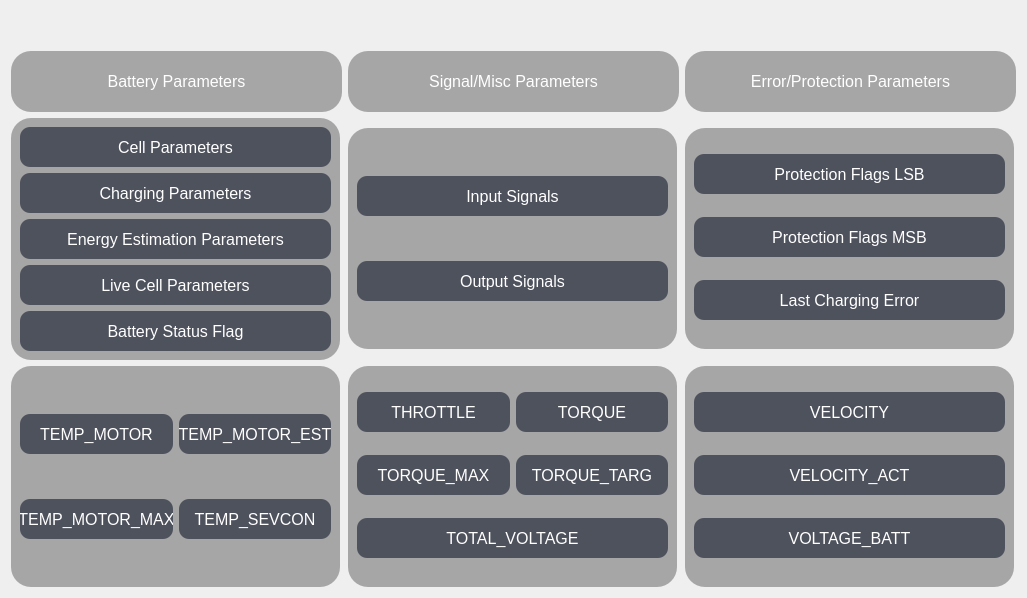
     <widget class="QWidget" name="battery_page">
      <layout class="QGridLayout" name="gridLayout_31">
       <item row="1" column="1">
        <widget class="QPushButton" name="battery_signal">
         <property name="minimumSize">
          <size>
           <width>331</width>
           <height>61</height>
          </size>
         </property>
         <property name="styleSheet">
          <string notr="true">background-color:rgb(166, 166, 166);
color:white;
border-radius:20px;
font-size: 12pt;</string>
         </property>
         <property name="text">
          <string>Signal/Misc Parameters</string>
         </property>
        </widget>
       </item>
       <item row="2" column="0">
        <widget class="QFrame" name="battery_frame">
         <property name="minimumSize">
          <size>
           <width>329</width>
           <height>221</height>
          </size>
         </property>
         <property name="maximumSize">
          <size>
           <width>329</width>
           <height>300</height>
          </size>
         </property>
         <property name="styleSheet">
          <string notr="true">background-color:rgb(166, 166, 166);
color:white;
border-radius:20px;
font-size: 12pt;</string>
         </property>
         <property name="frameShape">
          <enum>QFrame::NoFrame</enum>
         </property>
         <property name="frameShadow">
          <enum>QFrame::Raised</enum>
         </property>
         <layout class="QGridLayout" name="gridLayout_3">
          <item row="3" column="1" colspan="2">
           <widget class="QPushButton" name="battery_live">
            <property name="minimumSize">
             <size>
              <width>0</width>
              <height>40</height>
             </size>
            </property>
            <property name="cursor">
             <cursorShape>PointingHandCursor</cursorShape>
            </property>
            <property name="styleSheet">
             <string notr="true">background-color:rgb(78, 82, 93);
color:white;
border-radius:10px;</string>
            </property>
            <property name="text">
             <string>Live Cell Parameters</string>
            </property>
           </widget>
          </item>
          <item row="2" column="1" colspan="2">
           <widget class="QPushButton" name="battery_energy">
            <property name="minimumSize">
             <size>
              <width>0</width>
              <height>40</height>
             </size>
            </property>
            <property name="cursor">
             <cursorShape>PointingHandCursor</cursorShape>
            </property>
            <property name="styleSheet">
             <string notr="true">background-color:rgb(78, 82, 93);
color:white;
border-radius:10px;</string>
            </property>
            <property name="text">
             <string>Energy Estimation Parameters</string>
            </property>
           </widget>
          </item>
          <item row="1" column="1" colspan="2">
           <widget class="QPushButton" name="battery_charge">
            <property name="minimumSize">
             <size>
              <width>0</width>
              <height>40</height>
             </size>
            </property>
            <property name="cursor">
             <cursorShape>PointingHandCursor</cursorShape>
            </property>
            <property name="styleSheet">
             <string notr="true">background-color:rgb(78, 82, 93);
color:white;
border-radius:10px;
marging-bottom:10px;</string>
            </property>
            <property name="text">
             <string>Charging Parameters</string>
            </property>
           </widget>
          </item>
          <item row="4" column="1" colspan="2">
           <widget class="QPushButton" name="battery_status">
            <property name="minimumSize">
             <size>
              <width>0</width>
              <height>40</height>
             </size>
            </property>
            <property name="cursor">
             <cursorShape>PointingHandCursor</cursorShape>
            </property>
            <property name="styleSheet">
             <string notr="true">background-color:rgb(78, 82, 93);
color:white;
border-radius:10px;</string>
            </property>
            <property name="text">
             <string>Battery Status Flag</string>
            </property>
           </widget>
          </item>
          <item row="0" column="1" colspan="2">
           <widget class="QPushButton" name="battery_cell">
            <property name="minimumSize">
             <size>
              <width>0</width>
              <height>40</height>
             </size>
            </property>
            <property name="sizeIncrement">
             <size>
              <width>0</width>
              <height>100</height>
             </size>
            </property>
            <property name="cursor">
             <cursorShape>PointingHandCursor</cursorShape>
            </property>
            <property name="styleSheet">
             <string notr="true">background-color:rgb(78, 82, 93);
color:white;
border-radius:10px;</string>
            </property>
            <property name="text">
             <string>Cell Parameters</string>
            </property>
           </widget>
          </item>
         </layout>
        </widget>
       </item>
       <item row="1" column="0">
        <widget class="QPushButton" name="battery_battery">
         <property name="minimumSize">
          <size>
           <width>331</width>
           <height>61</height>
          </size>
         </property>
         <property name="styleSheet">
          <string notr="true">background-color:rgb(166, 166, 166);
color:white;
border-radius:20px;
font-size: 12pt;</string>
         </property>
         <property name="text">
          <string>Battery Parameters</string>
         </property>
        </widget>
       </item>
       <item row="0" column="0">
        <spacer name="battery_left_spacer">
         <property name="orientation">
          <enum>Qt::Vertical</enum>
         </property>
         <property name="sizeHint" stdset="0">
          <size>
           <width>20</width>
           <height>40</height>
          </size>
         </property>
        </spacer>
       </item>
       <item row="2" column="1">
        <widget class="QFrame" name="battery_signal_frame">
         <property name="minimumSize">
          <size>
           <width>329</width>
           <height>221</height>
          </size>
         </property>
         <property name="maximumSize">
          <size>
           <width>329</width>
           <height>221</height>
          </size>
         </property>
         <property name="styleSheet">
          <string notr="true">background-color:rgb(166, 166, 166);
color:white;
border-radius:20px;
font-size: 12pt;</string>
         </property>
         <property name="frameShape">
          <enum>QFrame::NoFrame</enum>
         </property>
         <property name="frameShadow">
          <enum>QFrame::Raised</enum>
         </property>
         <layout class="QGridLayout" name="gridLayout_8">
          <item row="1" column="0">
           <widget class="QPushButton" name="battery_output">
            <property name="minimumSize">
             <size>
              <width>0</width>
              <height>40</height>
             </size>
            </property>
            <property name="cursor">
             <cursorShape>PointingHandCursor</cursorShape>
            </property>
            <property name="styleSheet">
             <string notr="true">background-color:rgb(78, 82, 93);
color:white;
border-radius:10px;</string>
            </property>
            <property name="text">
             <string>Output Signals</string>
            </property>
           </widget>
          </item>
          <item row="0" column="0">
           <widget class="QPushButton" name="battery_input">
            <property name="minimumSize">
             <size>
              <width>0</width>
              <height>40</height>
             </size>
            </property>
            <property name="sizeIncrement">
             <size>
              <width>0</width>
              <height>100</height>
             </size>
            </property>
            <property name="cursor">
             <cursorShape>PointingHandCursor</cursorShape>
            </property>
            <property name="styleSheet">
             <string notr="true">background-color:rgb(78, 82, 93);
color:white;
border-radius:10px;</string>
            </property>
            <property name="text">
             <string>Input Signals</string>
            </property>
           </widget>
          </item>
         </layout>
        </widget>
       </item>
       <item row="2" column="2">
        <widget class="QFrame" name="battery_protect_error_frame">
         <property name="minimumSize">
          <size>
           <width>329</width>
           <height>221</height>
          </size>
         </property>
         <property name="maximumSize">
          <size>
           <width>329</width>
           <height>221</height>
          </size>
         </property>
         <property name="styleSheet">
          <string notr="true">background-color:rgb(166, 166, 166);
color:white;
border-radius:20px;
font-size: 12pt;</string>
         </property>
         <property name="frameShape">
          <enum>QFrame::NoFrame</enum>
         </property>
         <property name="frameShadow">
          <enum>QFrame::Raised</enum>
         </property>
         <layout class="QGridLayout" name="gridLayout_7">
          <item row="0" column="0">
           <widget class="QPushButton" name="battery_flags">
            <property name="minimumSize">
             <size>
              <width>0</width>
              <height>40</height>
             </size>
            </property>
            <property name="sizeIncrement">
             <size>
              <width>0</width>
              <height>100</height>
             </size>
            </property>
            <property name="cursor">
             <cursorShape>PointingHandCursor</cursorShape>
            </property>
            <property name="styleSheet">
             <string notr="true">background-color:rgb(78, 82, 93);
color:white;
border-radius:10px;</string>
            </property>
            <property name="text">
             <string>Protection Flags LSB</string>
            </property>
           </widget>
          </item>
          <item row="2" column="0">
           <widget class="QPushButton" name="battery_charging">
            <property name="minimumSize">
             <size>
              <width>0</width>
              <height>40</height>
             </size>
            </property>
            <property name="cursor">
             <cursorShape>PointingHandCursor</cursorShape>
            </property>
            <property name="styleSheet">
             <string notr="true">background-color:rgb(78, 82, 93);
color:white;
border-radius:10px;</string>
            </property>
            <property name="text">
             <string>Last Charging Error</string>
            </property>
           </widget>
          </item>
          <item row="1" column="0">
           <widget class="QPushButton" name="battery_flags_2">
            <property name="minimumSize">
             <size>
              <width>0</width>
              <height>40</height>
             </size>
            </property>
            <property name="sizeIncrement">
             <size>
              <width>0</width>
              <height>100</height>
             </size>
            </property>
            <property name="cursor">
             <cursorShape>PointingHandCursor</cursorShape>
            </property>
            <property name="styleSheet">
             <string notr="true">background-color:rgb(78, 82, 93);
color:white;
border-radius:10px;</string>
            </property>
            <property name="text">
             <string>Protection Flags MSB</string>
            </property>
           </widget>
          </item>
         </layout>
        </widget>
       </item>
       <item row="1" column="2">
        <widget class="QPushButton" name="battery_error_protect">
         <property name="minimumSize">
          <size>
           <width>331</width>
           <height>61</height>
          </size>
         </property>
         <property name="styleSheet">
          <string notr="true">background-color:rgb(166, 166, 166);
color:white;
border-radius:20px;
font-size: 12pt;</string>
         </property>
         <property name="text">
          <string>Error/Protection Parameters</string>
         </property>
        </widget>
       </item>
       <item row="3" column="0">
        <widget class="QFrame" name="battery_signal_frame_2">
         <property name="minimumSize">
          <size>
           <width>329</width>
           <height>221</height>
          </size>
         </property>
         <property name="maximumSize">
          <size>
           <width>329</width>
           <height>221</height>
          </size>
         </property>
         <property name="styleSheet">
          <string notr="true">background-color:rgb(166, 166, 166);
color:white;
border-radius:20px;
font-size: 12pt;</string>
         </property>
         <property name="frameShape">
          <enum>QFrame::NoFrame</enum>
         </property>
         <property name="frameShadow">
          <enum>QFrame::Raised</enum>
         </property>
         <layout class="QGridLayout" name="gridLayout_11">
          <item row="0" column="0">
           <widget class="QPushButton" name="battery_input_2">
            <property name="minimumSize">
             <size>
              <width>0</width>
              <height>40</height>
             </size>
            </property>
            <property name="sizeIncrement">
             <size>
              <width>0</width>
              <height>100</height>
             </size>
            </property>
            <property name="cursor">
             <cursorShape>PointingHandCursor</cursorShape>
            </property>
            <property name="styleSheet">
             <string notr="true">background-color:rgb(78, 82, 93);
color:white;
border-radius:10px;</string>
            </property>
            <property name="text">
             <string>TEMP_MOTOR</string>
            </property>
           </widget>
          </item>
          <item row="0" column="1">
           <widget class="QPushButton" name="battery_input_5">
            <property name="minimumSize">
             <size>
              <width>0</width>
              <height>40</height>
             </size>
            </property>
            <property name="sizeIncrement">
             <size>
              <width>0</width>
              <height>100</height>
             </size>
            </property>
            <property name="cursor">
             <cursorShape>PointingHandCursor</cursorShape>
            </property>
            <property name="styleSheet">
             <string notr="true">background-color:rgb(78, 82, 93);
color:white;
border-radius:10px;</string>
            </property>
            <property name="text">
             <string>TEMP_MOTOR_EST</string>
            </property>
           </widget>
          </item>
          <item row="1" column="0">
           <widget class="QPushButton" name="battery_input_3">
            <property name="minimumSize">
             <size>
              <width>0</width>
              <height>40</height>
             </size>
            </property>
            <property name="sizeIncrement">
             <size>
              <width>0</width>
              <height>100</height>
             </size>
            </property>
            <property name="cursor">
             <cursorShape>PointingHandCursor</cursorShape>
            </property>
            <property name="styleSheet">
             <string notr="true">background-color:rgb(78, 82, 93);
color:white;
border-radius:10px;</string>
            </property>
            <property name="text">
             <string>TEMP_MOTOR_MAX</string>
            </property>
           </widget>
          </item>
          <item row="1" column="1">
           <widget class="QPushButton" name="battery_input_4">
            <property name="minimumSize">
             <size>
              <width>0</width>
              <height>40</height>
             </size>
            </property>
            <property name="sizeIncrement">
             <size>
              <width>0</width>
              <height>100</height>
             </size>
            </property>
            <property name="cursor">
             <cursorShape>PointingHandCursor</cursorShape>
            </property>
            <property name="styleSheet">
             <string notr="true">background-color:rgb(78, 82, 93);
color:white;
border-radius:10px;</string>
            </property>
            <property name="text">
             <string>TEMP_SEVCON</string>
            </property>
           </widget>
          </item>
         </layout>
        </widget>
       </item>
       <item row="3" column="1">
        <widget class="QFrame" name="battery_signal_frame_3">
         <property name="minimumSize">
          <size>
           <width>329</width>
           <height>221</height>
          </size>
         </property>
         <property name="maximumSize">
          <size>
           <width>329</width>
           <height>221</height>
          </size>
         </property>
         <property name="styleSheet">
          <string notr="true">background-color:rgb(166, 166, 166);
color:white;
border-radius:20px;
font-size: 12pt;</string>
         </property>
         <property name="frameShape">
          <enum>QFrame::NoFrame</enum>
         </property>
         <property name="frameShadow">
          <enum>QFrame::Raised</enum>
         </property>
         <layout class="QGridLayout" name="gridLayout_15">
          <item row="0" column="1">
           <widget class="QPushButton" name="battery_input_6">
            <property name="minimumSize">
             <size>
              <width>0</width>
              <height>40</height>
             </size>
            </property>
            <property name="sizeIncrement">
             <size>
              <width>0</width>
              <height>100</height>
             </size>
            </property>
            <property name="cursor">
             <cursorShape>PointingHandCursor</cursorShape>
            </property>
            <property name="styleSheet">
             <string notr="true">background-color:rgb(78, 82, 93);
color:white;
border-radius:10px;</string>
            </property>
            <property name="text">
             <string>TORQUE</string>
            </property>
           </widget>
          </item>
          <item row="2" column="0">
           <widget class="QPushButton" name="battery_input_9">
            <property name="minimumSize">
             <size>
              <width>0</width>
              <height>40</height>
             </size>
            </property>
            <property name="sizeIncrement">
             <size>
              <width>0</width>
              <height>100</height>
             </size>
            </property>
            <property name="cursor">
             <cursorShape>PointingHandCursor</cursorShape>
            </property>
            <property name="styleSheet">
             <string notr="true">background-color:rgb(78, 82, 93);
color:white;
border-radius:10px;</string>
            </property>
            <property name="text">
             <string>TORQUE_MAX</string>
            </property>
           </widget>
          </item>
          <item row="2" column="1">
           <widget class="QPushButton" name="battery_input_8">
            <property name="minimumSize">
             <size>
              <width>0</width>
              <height>40</height>
             </size>
            </property>
            <property name="sizeIncrement">
             <size>
              <width>0</width>
              <height>100</height>
             </size>
            </property>
            <property name="cursor">
             <cursorShape>PointingHandCursor</cursorShape>
            </property>
            <property name="styleSheet">
             <string notr="true">background-color:rgb(78, 82, 93);
color:white;
border-radius:10px;</string>
            </property>
            <property name="text">
             <string>TORQUE_TARG</string>
            </property>
           </widget>
          </item>
          <item row="3" column="0" colspan="2">
           <widget class="QPushButton" name="battery_input_13">
            <property name="minimumSize">
             <size>
              <width>0</width>
              <height>40</height>
             </size>
            </property>
            <property name="sizeIncrement">
             <size>
              <width>0</width>
              <height>100</height>
             </size>
            </property>
            <property name="cursor">
             <cursorShape>PointingHandCursor</cursorShape>
            </property>
            <property name="styleSheet">
             <string notr="true">background-color:rgb(78, 82, 93);
color:white;
border-radius:10px;</string>
            </property>
            <property name="text">
             <string>TOTAL_VOLTAGE</string>
            </property>
           </widget>
          </item>
          <item row="0" column="0">
           <widget class="QPushButton" name="battery_input_7">
            <property name="minimumSize">
             <size>
              <width>0</width>
              <height>40</height>
             </size>
            </property>
            <property name="sizeIncrement">
             <size>
              <width>0</width>
              <height>100</height>
             </size>
            </property>
            <property name="cursor">
             <cursorShape>PointingHandCursor</cursorShape>
            </property>
            <property name="styleSheet">
             <string notr="true">background-color:rgb(78, 82, 93);
color:white;
border-radius:10px;</string>
            </property>
            <property name="text">
             <string>THROTTLE</string>
            </property>
           </widget>
          </item>
         </layout>
        </widget>
       </item>
       <item row="3" column="2">
        <widget class="QFrame" name="battery_signal_frame_4">
         <property name="minimumSize">
          <size>
           <width>329</width>
           <height>221</height>
          </size>
         </property>
         <property name="maximumSize">
          <size>
           <width>329</width>
           <height>221</height>
          </size>
         </property>
         <property name="styleSheet">
          <string notr="true">background-color:rgb(166, 166, 166);
color:white;
border-radius:20px;
font-size: 12pt;</string>
         </property>
         <property name="frameShape">
          <enum>QFrame::NoFrame</enum>
         </property>
         <property name="frameShadow">
          <enum>QFrame::Raised</enum>
         </property>
         <layout class="QGridLayout" name="gridLayout_16">
          <item row="2" column="0">
           <widget class="QPushButton" name="battery_input_14">
            <property name="minimumSize">
             <size>
              <width>0</width>
              <height>40</height>
             </size>
            </property>
            <property name="sizeIncrement">
             <size>
              <width>0</width>
              <height>100</height>
             </size>
            </property>
            <property name="cursor">
             <cursorShape>PointingHandCursor</cursorShape>
            </property>
            <property name="styleSheet">
             <string notr="true">background-color:rgb(78, 82, 93);
color:white;
border-radius:10px;</string>
            </property>
            <property name="text">
             <string>VOLTAGE_BATT</string>
            </property>
           </widget>
          </item>
          <item row="0" column="0">
           <widget class="QPushButton" name="battery_input_10">
            <property name="minimumSize">
             <size>
              <width>0</width>
              <height>40</height>
             </size>
            </property>
            <property name="sizeIncrement">
             <size>
              <width>0</width>
              <height>100</height>
             </size>
            </property>
            <property name="cursor">
             <cursorShape>PointingHandCursor</cursorShape>
            </property>
            <property name="styleSheet">
             <string notr="true">background-color:rgb(78, 82, 93);
color:white;
border-radius:10px;</string>
            </property>
            <property name="text">
             <string>VELOCITY</string>
            </property>
           </widget>
          </item>
          <item row="1" column="0">
           <widget class="QPushButton" name="battery_input_11">
            <property name="minimumSize">
             <size>
              <width>0</width>
              <height>40</height>
             </size>
            </property>
            <property name="sizeIncrement">
             <size>
              <width>0</width>
              <height>100</height>
             </size>
            </property>
            <property name="cursor">
             <cursorShape>PointingHandCursor</cursorShape>
            </property>
            <property name="styleSheet">
             <string notr="true">background-color:rgb(78, 82, 93);
color:white;
border-radius:10px;</string>
            </property>
            <property name="text">
             <string>VELOCITY_ACT</string>
            </property>
           </widget>
          </item>
         </layout>
        </widget>
       </item>
      </layout>
     </widget>
